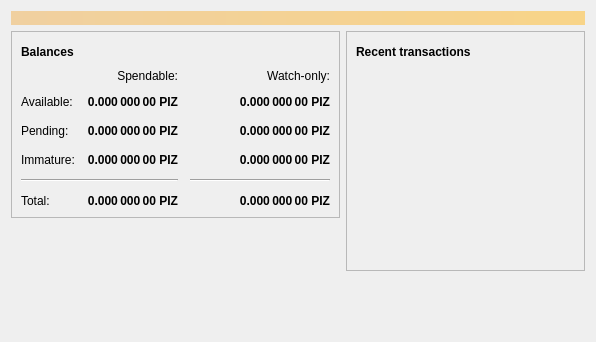
<?xml version="1.0" encoding="UTF-8"?>
<ui version="4.0">
 <class>OverviewPage</class>
 <widget class="QWidget" name="OverviewPage">
  <property name="geometry">
   <rect>
    <x>0</x>
    <y>0</y>
    <width>596</width>
    <height>342</height>
   </rect>
  </property>
  <property name="windowTitle">
   <string>Form</string>
  </property>
  <layout class="QVBoxLayout" name="topLayout">
   <item>
    <widget class="QLabel" name="labelAlerts">
     <property name="visible">
      <bool>false</bool>
     </property>
     <property name="styleSheet">
      <string notr="true">QLabel { background-color: qlineargradient(x1: 0, y1: 0, x2: 1, y2: 0, stop:0 #F0D0A0, stop:1 #F8D488); color:#000000; }</string>
     </property>
     <property name="wordWrap">
      <bool>true</bool>
     </property>
     <property name="margin">
      <number>3</number>
     </property>
     <property name="textInteractionFlags">
      <set>Qt::TextSelectableByMouse</set>
     </property>
    </widget>
   </item>
   <item>
    <layout class="QHBoxLayout" name="horizontalLayout" stretch="1,1">
     <item>
      <layout class="QVBoxLayout" name="verticalLayout_2">
       <item>
        <widget class="QFrame" name="frame">
         <property name="frameShape">
          <enum>QFrame::StyledPanel</enum>
         </property>
         <property name="frameShadow">
          <enum>QFrame::Raised</enum>
         </property>
         <layout class="QVBoxLayout" name="verticalLayout_4">
          <item>
           <layout class="QHBoxLayout" name="horizontalLayout_4">
            <item>
             <widget class="QLabel" name="label_5">
              <property name="font">
               <font>
                <weight>75</weight>
                <bold>true</bold>
               </font>
              </property>
              <property name="text">
               <string>Balances</string>
              </property>
             </widget>
            </item>
            <item>
             <widget class="QPushButton" name="labelWalletStatus">
              <property name="enabled">
               <bool>true</bool>
              </property>
              <property name="maximumSize">
               <size>
                <width>30</width>
                <height>16777215</height>
               </size>
              </property>
              <property name="toolTip">
               <string>The displayed information may be out of date. Your wallet automatically synchronizes with the Pizcoin network after a connection is established, but this process has not completed yet.</string>
              </property>
              <property name="text">
               <string/>
              </property>
              <property name="icon">
               <iconset resource="../pizcoin.qrc">
                <normaloff>:/icons/warning</normaloff>
                <disabledoff>:/icons/warning</disabledoff>:/icons/warning</iconset>
              </property>
              <property name="iconSize">
               <size>
                <width>24</width>
                <height>24</height>
               </size>
              </property>
              <property name="flat">
               <bool>true</bool>
              </property>
             </widget>
            </item>
            <item>
             <spacer name="horizontalSpacer_3">
              <property name="orientation">
               <enum>Qt::Horizontal</enum>
              </property>
              <property name="sizeHint" stdset="0">
               <size>
                <width>40</width>
                <height>20</height>
               </size>
              </property>
             </spacer>
            </item>
           </layout>
          </item>
          <item>
           <layout class="QGridLayout" name="gridLayout">
            <property name="spacing">
             <number>12</number>
            </property>
            <item row="2" column="2">
             <widget class="QLabel" name="labelWatchPending">
              <property name="font">
               <font>
                <weight>75</weight>
                <bold>true</bold>
               </font>
              </property>
              <property name="cursor">
               <cursorShape>IBeamCursor</cursorShape>
              </property>
              <property name="toolTip">
               <string>Unconfirmed transactions to watch-only addresses</string>
              </property>
              <property name="text">
               <string notr="true">0.000 000 00 PIZ</string>
              </property>
              <property name="alignment">
               <set>Qt::AlignRight|Qt::AlignTrailing|Qt::AlignVCenter</set>
              </property>
              <property name="textInteractionFlags">
               <set>Qt::LinksAccessibleByMouse|Qt::TextSelectableByKeyboard|Qt::TextSelectableByMouse</set>
              </property>
             </widget>
            </item>
            <item row="2" column="1">
             <widget class="QLabel" name="labelUnconfirmed">
              <property name="font">
               <font>
                <weight>75</weight>
                <bold>true</bold>
               </font>
              </property>
              <property name="cursor">
               <cursorShape>IBeamCursor</cursorShape>
              </property>
              <property name="toolTip">
               <string>Total of transactions that have yet to be confirmed, and do not yet count toward the spendable balance</string>
              </property>
              <property name="text">
               <string notr="true">0.000 000 00 PIZ</string>
              </property>
              <property name="alignment">
               <set>Qt::AlignRight|Qt::AlignTrailing|Qt::AlignVCenter</set>
              </property>
              <property name="textInteractionFlags">
               <set>Qt::LinksAccessibleByMouse|Qt::TextSelectableByKeyboard|Qt::TextSelectableByMouse</set>
              </property>
             </widget>
            </item>
            <item row="3" column="2">
             <widget class="QLabel" name="labelWatchImmature">
              <property name="font">
               <font>
                <weight>75</weight>
                <bold>true</bold>
               </font>
              </property>
              <property name="cursor">
               <cursorShape>IBeamCursor</cursorShape>
              </property>
              <property name="toolTip">
               <string>Mined balance in watch-only addresses that has not yet matured</string>
              </property>
              <property name="text">
               <string notr="true">0.000 000 00 PIZ</string>
              </property>
              <property name="alignment">
               <set>Qt::AlignRight|Qt::AlignTrailing|Qt::AlignVCenter</set>
              </property>
              <property name="textInteractionFlags">
               <set>Qt::LinksAccessibleByMouse|Qt::TextSelectableByKeyboard|Qt::TextSelectableByMouse</set>
              </property>
             </widget>
            </item>
            <item row="4" column="0" colspan="2">
             <widget class="Line" name="line">
              <property name="orientation">
               <enum>Qt::Horizontal</enum>
              </property>
             </widget>
            </item>
            <item row="4" column="2">
             <widget class="Line" name="lineWatchBalance">
              <property name="sizePolicy">
               <sizepolicy hsizetype="Preferred" vsizetype="Fixed">
                <horstretch>0</horstretch>
                <verstretch>0</verstretch>
               </sizepolicy>
              </property>
              <property name="minimumSize">
               <size>
                <width>140</width>
                <height>0</height>
               </size>
              </property>
              <property name="orientation">
               <enum>Qt::Horizontal</enum>
              </property>
             </widget>
            </item>
            <item row="5" column="0">
             <widget class="QLabel" name="labelTotalText">
              <property name="text">
               <string>Total:</string>
              </property>
             </widget>
            </item>
            <item row="3" column="1">
             <widget class="QLabel" name="labelImmature">
              <property name="font">
               <font>
                <weight>75</weight>
                <bold>true</bold>
               </font>
              </property>
              <property name="cursor">
               <cursorShape>IBeamCursor</cursorShape>
              </property>
              <property name="toolTip">
               <string>Mined balance that has not yet matured</string>
              </property>
              <property name="text">
               <string notr="true">0.000 000 00 PIZ</string>
              </property>
              <property name="alignment">
               <set>Qt::AlignRight|Qt::AlignTrailing|Qt::AlignVCenter</set>
              </property>
              <property name="textInteractionFlags">
               <set>Qt::LinksAccessibleByMouse|Qt::TextSelectableByKeyboard|Qt::TextSelectableByMouse</set>
              </property>
             </widget>
            </item>
            <item row="2" column="3">
             <spacer name="horizontalSpacer_2">
              <property name="orientation">
               <enum>Qt::Horizontal</enum>
              </property>
              <property name="sizeHint" stdset="0">
               <size>
                <width>40</width>
                <height>20</height>
               </size>
              </property>
             </spacer>
            </item>
            <item row="3" column="0">
             <widget class="QLabel" name="labelImmatureText">
              <property name="text">
               <string>Immature:</string>
              </property>
             </widget>
            </item>
            <item row="5" column="1">
             <widget class="QLabel" name="labelTotal">
              <property name="font">
               <font>
                <weight>75</weight>
                <bold>true</bold>
               </font>
              </property>
              <property name="cursor">
               <cursorShape>IBeamCursor</cursorShape>
              </property>
              <property name="toolTip">
               <string>Your current total balance</string>
              </property>
              <property name="text">
               <string notr="true">0.000 000 00 PIZ</string>
              </property>
              <property name="alignment">
               <set>Qt::AlignRight|Qt::AlignTrailing|Qt::AlignVCenter</set>
              </property>
              <property name="textInteractionFlags">
               <set>Qt::LinksAccessibleByMouse|Qt::TextSelectableByKeyboard|Qt::TextSelectableByMouse</set>
              </property>
             </widget>
            </item>
            <item row="5" column="2">
             <widget class="QLabel" name="labelWatchTotal">
              <property name="font">
               <font>
                <weight>75</weight>
                <bold>true</bold>
               </font>
              </property>
              <property name="cursor">
               <cursorShape>IBeamCursor</cursorShape>
              </property>
              <property name="toolTip">
               <string>Current total balance in watch-only addresses</string>
              </property>
              <property name="text">
               <string notr="true">0.000 000 00 PIZ</string>
              </property>
              <property name="alignment">
               <set>Qt::AlignRight|Qt::AlignTrailing|Qt::AlignVCenter</set>
              </property>
              <property name="textInteractionFlags">
               <set>Qt::LinksAccessibleByMouse|Qt::TextSelectableByKeyboard|Qt::TextSelectableByMouse</set>
              </property>
             </widget>
            </item>
            <item row="0" column="2">
             <widget class="QLabel" name="labelWatchonly">
              <property name="text">
               <string>Watch-only:</string>
              </property>
              <property name="alignment">
               <set>Qt::AlignRight|Qt::AlignTrailing|Qt::AlignVCenter</set>
              </property>
             </widget>
            </item>
            <item row="1" column="0">
             <widget class="QLabel" name="labelBalanceText">
              <property name="text">
               <string>Available:</string>
              </property>
             </widget>
            </item>
            <item row="1" column="1">
             <widget class="QLabel" name="labelBalance">
              <property name="font">
               <font>
                <weight>75</weight>
                <bold>true</bold>
               </font>
              </property>
              <property name="cursor">
               <cursorShape>IBeamCursor</cursorShape>
              </property>
              <property name="toolTip">
               <string>Your current spendable balance</string>
              </property>
              <property name="text">
               <string notr="true">0.000 000 00 PIZ</string>
              </property>
              <property name="alignment">
               <set>Qt::AlignRight|Qt::AlignTrailing|Qt::AlignVCenter</set>
              </property>
              <property name="textInteractionFlags">
               <set>Qt::LinksAccessibleByMouse|Qt::TextSelectableByKeyboard|Qt::TextSelectableByMouse</set>
              </property>
             </widget>
            </item>
            <item row="1" column="2">
             <widget class="QLabel" name="labelWatchAvailable">
              <property name="font">
               <font>
                <weight>75</weight>
                <bold>true</bold>
               </font>
              </property>
              <property name="cursor">
               <cursorShape>IBeamCursor</cursorShape>
              </property>
              <property name="toolTip">
               <string>Your current balance in watch-only addresses</string>
              </property>
              <property name="text">
               <string notr="true">0.000 000 00 PIZ</string>
              </property>
              <property name="alignment">
               <set>Qt::AlignRight|Qt::AlignTrailing|Qt::AlignVCenter</set>
              </property>
              <property name="textInteractionFlags">
               <set>Qt::LinksAccessibleByMouse|Qt::TextSelectableByKeyboard|Qt::TextSelectableByMouse</set>
              </property>
             </widget>
            </item>
            <item row="2" column="0">
             <widget class="QLabel" name="labelPendingText">
              <property name="text">
               <string>Pending:</string>
              </property>
             </widget>
            </item>
            <item row="0" column="1">
             <widget class="QLabel" name="labelSpendable">
              <property name="text">
               <string>Spendable:</string>
              </property>
              <property name="alignment">
               <set>Qt::AlignRight|Qt::AlignTrailing|Qt::AlignVCenter</set>
              </property>
             </widget>
            </item>
           </layout>
          </item>
         </layout>
        </widget>
       </item>
       <item>
        <spacer name="verticalSpacer">
         <property name="orientation">
          <enum>Qt::Vertical</enum>
         </property>
         <property name="sizeHint" stdset="0">
          <size>
           <width>20</width>
           <height>40</height>
          </size>
         </property>
        </spacer>
       </item>
      </layout>
     </item>
     <item>
      <layout class="QVBoxLayout" name="verticalLayout_3">
       <item>
        <widget class="QFrame" name="frame_2">
         <property name="frameShape">
          <enum>QFrame::StyledPanel</enum>
         </property>
         <property name="frameShadow">
          <enum>QFrame::Raised</enum>
         </property>
         <layout class="QVBoxLayout" name="verticalLayout">
          <item>
           <layout class="QHBoxLayout" name="horizontalLayout_2">
            <item>
             <widget class="QLabel" name="label_4">
              <property name="font">
               <font>
                <weight>75</weight>
                <bold>true</bold>
               </font>
              </property>
              <property name="text">
               <string>Recent transactions</string>
              </property>
             </widget>
            </item>
            <item>
             <widget class="QPushButton" name="labelTransactionsStatus">
              <property name="enabled">
               <bool>true</bool>
              </property>
              <property name="maximumSize">
               <size>
                <width>30</width>
                <height>16777215</height>
               </size>
              </property>
              <property name="toolTip">
               <string>The displayed information may be out of date. Your wallet automatically synchronizes with the Pizcoin network after a connection is established, but this process has not completed yet.</string>
              </property>
              <property name="text">
               <string/>
              </property>
              <property name="icon">
               <iconset resource="../pizcoin.qrc">
                <normaloff>:/icons/warning</normaloff>
                <disabledoff>:/icons/warning</disabledoff>:/icons/warning</iconset>
              </property>
              <property name="iconSize">
               <size>
                <width>24</width>
                <height>24</height>
               </size>
              </property>
              <property name="flat">
               <bool>true</bool>
              </property>
             </widget>
            </item>
            <item>
             <spacer name="horizontalSpacer">
              <property name="orientation">
               <enum>Qt::Horizontal</enum>
              </property>
              <property name="sizeHint" stdset="0">
               <size>
                <width>40</width>
                <height>20</height>
               </size>
              </property>
             </spacer>
            </item>
           </layout>
          </item>
          <item>
           <widget class="QListView" name="listTransactions">
            <property name="styleSheet">
             <string notr="true">QListView { background: transparent; }</string>
            </property>
            <property name="frameShape">
             <enum>QFrame::NoFrame</enum>
            </property>
            <property name="verticalScrollBarPolicy">
             <enum>Qt::ScrollBarAlwaysOff</enum>
            </property>
            <property name="horizontalScrollBarPolicy">
             <enum>Qt::ScrollBarAlwaysOff</enum>
            </property>
            <property name="selectionMode">
             <enum>QAbstractItemView::NoSelection</enum>
            </property>
           </widget>
          </item>
         </layout>
        </widget>
       </item>
       <item>
        <spacer name="verticalSpacer_2">
         <property name="orientation">
          <enum>Qt::Vertical</enum>
         </property>
         <property name="sizeHint" stdset="0">
          <size>
           <width>20</width>
           <height>40</height>
          </size>
         </property>
        </spacer>
       </item>
      </layout>
     </item>
    </layout>
   </item>
  </layout>
 </widget>
 <resources/>
 <connections/>
</ui>
